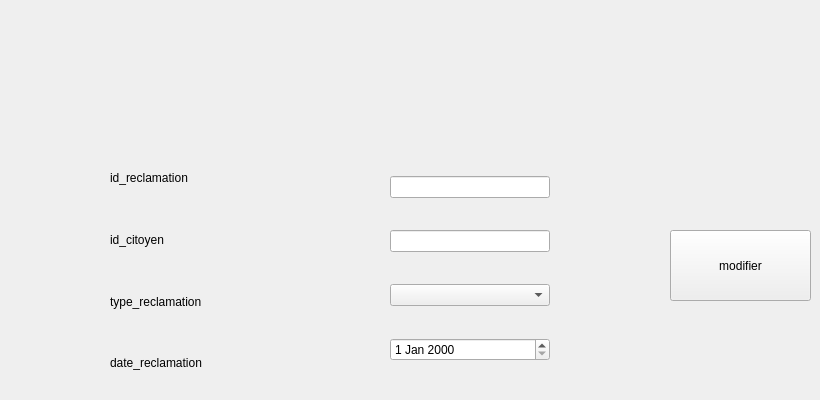
        <widget class="QWidget" name="tab_12">
         <attribute name="title">
          <string>modifier reclamation</string>
         </attribute>
         <widget class="QWidget" name="verticalLayoutWidget_7">
          <property name="geometry">
           <rect>
            <x>110</x>
            <y>150</y>
            <width>160</width>
            <height>241</height>
           </rect>
          </property>
          <layout class="QVBoxLayout" name="verticalLayout_7">
           <item>
            <widget class="QLabel" name="label_47">
             <property name="text">
              <string>id_reclamation</string>
             </property>
            </widget>
           </item>
           <item>
            <widget class="QLabel" name="label_48">
             <property name="text">
              <string>id_citoyen</string>
             </property>
            </widget>
           </item>
           <item>
            <widget class="QLabel" name="label_49">
             <property name="text">
              <string>type_reclamation</string>
             </property>
            </widget>
           </item>
           <item>
            <widget class="QLabel" name="label_50">
             <property name="text">
              <string>date_reclamation</string>
             </property>
            </widget>
           </item>
          </layout>
         </widget>
         <widget class="QWidget" name="verticalLayoutWidget_8">
          <property name="geometry">
           <rect>
            <x>390</x>
            <y>150</y>
            <width>160</width>
            <height>241</height>
           </rect>
          </property>
          <layout class="QVBoxLayout" name="verticalLayout_8">
           <item>
            <widget class="QLineEdit" name="mod_recl"/>
           </item>
           <item>
            <widget class="QLineEdit" name="mod_cit"/>
           </item>
           <item>
            <widget class="QComboBox" name="mod_type"/>
           </item>
           <item>
            <widget class="QDateEdit" name="mod_date"/>
           </item>
          </layout>
         </widget>
         <widget class="QPushButton" name="modifier_2">
          <property name="geometry">
           <rect>
            <x>670</x>
            <y>230</y>
            <width>141</width>
            <height>71</height>
           </rect>
          </property>
          <property name="text">
           <string>modifier</string>
          </property>
         </widget>
         <widget class="QLabel" name="label_51">
          <property name="geometry">
           <rect>
            <x>640</x>
            <y>40</y>
            <width>161</width>
            <height>151</height>
           </rect>
          </property>
          <property name="text">
           <string>&lt;html&gt;&lt;head/&gt;&lt;body&gt;&lt;p&gt;&lt;img src=&quot;:/new/prefix1/modif..png&quot;width=&quot;150&quot; height=&quot;150&quot;/&gt;&lt;/p&gt;&lt;/body&gt;&lt;/html&gt;</string>
          </property>
         </widget>
        </widget>
